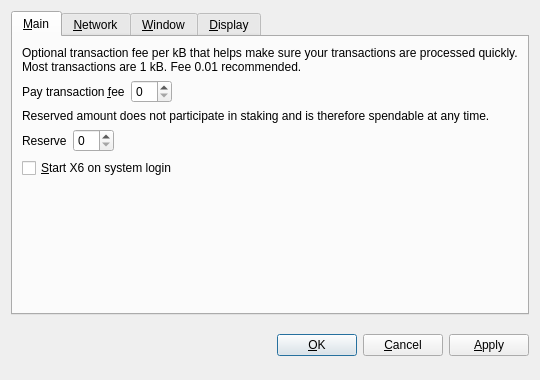
<?xml version="1.0" encoding="UTF-8"?>
<ui version="4.0">
 <class>OptionsDialog</class>
 <widget class="QDialog" name="OptionsDialog">
  <property name="geometry">
   <rect>
    <x>0</x>
    <y>0</y>
    <width>540</width>
    <height>380</height>
   </rect>
  </property>
  <property name="windowTitle">
   <string>Options</string>
  </property>
  <property name="modal">
   <bool>true</bool>
  </property>
  <layout class="QVBoxLayout" name="verticalLayout">
   <item>
    <widget class="QTabWidget" name="tabWidget">
     <property name="tabPosition">
      <enum>QTabWidget::North</enum>
     </property>
     <property name="currentIndex">
      <number>0</number>
     </property>
     <widget class="QWidget" name="tabMain">
      <attribute name="title">
       <string>&amp;Main</string>
      </attribute>
      <layout class="QVBoxLayout" name="verticalLayout_Main">
       <item>
        <widget class="QLabel" name="transactionFeeInfoLabel">
         <property name="text">
          <string>Optional transaction fee per kB that helps make sure your transactions are processed quickly. Most transactions are 1 kB. Fee 0.01 recommended.</string>
         </property>
         <property name="textFormat">
          <enum>Qt::PlainText</enum>
         </property>
         <property name="wordWrap">
          <bool>true</bool>
         </property>
        </widget>
       </item>
       <item>
        <layout class="QHBoxLayout" name="horizontalLayoutFee">
         <item>
          <widget class="QLabel" name="transactionFeeLabel">
           <property name="text">
            <string>Pay transaction &amp;fee</string>
           </property>
           <property name="textFormat">
            <enum>Qt::PlainText</enum>
           </property>
           <property name="buddy">
            <cstring>transactionFee</cstring>
           </property>
          </widget>
         </item>
         <item>
          <widget class="BitcoinAmountField" name="transactionFee"/>
         </item>
         <item>
          <spacer name="horizontalSpacerFee">
           <property name="orientation">
            <enum>Qt::Horizontal</enum>
           </property>
           <property name="sizeHint" stdset="0">
            <size>
             <width>40</width>
             <height>20</height>
            </size>
           </property>
          </spacer>
         </item>
        </layout>
       </item>
       <item>
        <widget class="QLabel" name="reserveBalanceInfoLabel">
         <property name="text">
          <string>Reserved amount does not participate in staking and is therefore spendable at any time.</string>
         </property>
         <property name="textFormat">
          <enum>Qt::PlainText</enum>
         </property>
         <property name="wordWrap">
          <bool>true</bool>
         </property>
        </widget>
       </item>
       <item>
        <layout class="QHBoxLayout" name="horizontalLayoutReserveBalance">
         <item>
          <widget class="QLabel" name="reserveBalanceLabel">
           <property name="text">
            <string>Reserve</string>
           </property>
           <property name="textFormat">
            <enum>Qt::PlainText</enum>
           </property>
           <property name="buddy">
            <cstring>reserveBalance</cstring>
           </property>
          </widget>
         </item>
         <item>
          <widget class="BitcoinAmountField" name="reserveBalance"/>
         </item>
         <item>
          <spacer name="horizontalSpacerReserveBalance">
           <property name="orientation">
            <enum>Qt::Horizontal</enum>
           </property>
           <property name="sizeHint" stdset="0">
            <size>
             <width>40</width>
             <height>20</height>
            </size>
           </property>
          </spacer>
         </item>
        </layout>
       </item>
       <item>
        <widget class="QCheckBox" name="bitcoinAtStartup">
         <property name="toolTip">
          <string>Automatically start X6 after logging in to the system.</string>
         </property>
         <property name="text">
          <string>&amp;Start X6 on system login</string>
         </property>
        </widget>
       </item>
       <item>
        <spacer name="verticalSpacer_Main">
         <property name="orientation">
          <enum>Qt::Vertical</enum>
         </property>
         <property name="sizeHint" stdset="0">
          <size>
           <width>20</width>
           <height>40</height>
          </size>
         </property>
        </spacer>
       </item>
      </layout>
     </widget>
     <widget class="QWidget" name="tabNetwork">
      <attribute name="title">
       <string>&amp;Network</string>
      </attribute>
      <layout class="QVBoxLayout" name="verticalLayout_Network">
       <item>
        <widget class="QCheckBox" name="mapPortUpnp">
         <property name="toolTip">
          <string>Automatically open the X6 client port on the router. This only works when your router supports UPnP and it is enabled.</string>
         </property>
         <property name="text">
          <string>Map port using &amp;UPnP</string>
         </property>
        </widget>
       </item>
       <item>
        <widget class="QCheckBox" name="connectSocks">
         <property name="toolTip">
          <string>Connect to the X6 network through a SOCKS proxy (e.g. when connecting through Tor).</string>
         </property>
         <property name="text">
          <string>&amp;Connect through SOCKS proxy:</string>
         </property>
        </widget>
       </item>
       <item>
        <layout class="QHBoxLayout" name="horizontalLayout_Network">
         <item>
          <widget class="QLabel" name="proxyIpLabel">
           <property name="text">
            <string>Proxy &amp;IP:</string>
           </property>
           <property name="textFormat">
            <enum>Qt::PlainText</enum>
           </property>
           <property name="buddy">
            <cstring>proxyIp</cstring>
           </property>
          </widget>
         </item>
         <item>
          <widget class="QValidatedLineEdit" name="proxyIp">
           <property name="maximumSize">
            <size>
             <width>140</width>
             <height>16777215</height>
            </size>
           </property>
           <property name="toolTip">
            <string>IP address of the proxy (e.g. 127.0.0.1)</string>
           </property>
          </widget>
         </item>
         <item>
          <widget class="QLabel" name="proxyPortLabel">
           <property name="text">
            <string>&amp;Port:</string>
           </property>
           <property name="textFormat">
            <enum>Qt::PlainText</enum>
           </property>
           <property name="buddy">
            <cstring>proxyPort</cstring>
           </property>
          </widget>
         </item>
         <item>
          <widget class="QLineEdit" name="proxyPort">
           <property name="maximumSize">
            <size>
             <width>55</width>
             <height>16777215</height>
            </size>
           </property>
           <property name="toolTip">
            <string>Port of the proxy (e.g. 9050)</string>
           </property>
          </widget>
         </item>
         <item>
          <widget class="QLabel" name="socksVersionLabel">
           <property name="text">
            <string>SOCKS &amp;Version:</string>
           </property>
           <property name="textFormat">
            <enum>Qt::PlainText</enum>
           </property>
           <property name="buddy">
            <cstring>socksVersion</cstring>
           </property>
          </widget>
         </item>
         <item>
          <widget class="QValueComboBox" name="socksVersion">
           <property name="toolTip">
            <string>SOCKS version of the proxy (e.g. 5)</string>
           </property>
          </widget>
         </item>
         <item>
          <spacer name="horizontalSpacer_Network">
           <property name="orientation">
            <enum>Qt::Horizontal</enum>
           </property>
           <property name="sizeHint" stdset="0">
            <size>
             <width>40</width>
             <height>20</height>
            </size>
           </property>
          </spacer>
         </item>
        </layout>
       </item>
       <item>
        <spacer name="verticalSpacer_Network">
         <property name="orientation">
          <enum>Qt::Vertical</enum>
         </property>
         <property name="sizeHint" stdset="0">
          <size>
           <width>20</width>
           <height>40</height>
          </size>
         </property>
        </spacer>
       </item>
      </layout>
     </widget>
     <widget class="QWidget" name="tabWindow">
      <attribute name="title">
       <string>&amp;Window</string>
      </attribute>
      <layout class="QVBoxLayout" name="verticalLayout_Window">
       <item>
        <widget class="QCheckBox" name="minimizeToTray">
         <property name="toolTip">
          <string>Show only a tray icon after minimizing the window.</string>
         </property>
         <property name="text">
          <string>&amp;Minimize to the tray instead of the taskbar</string>
         </property>
        </widget>
       </item>
       <item>
        <widget class="QCheckBox" name="minimizeOnClose">
         <property name="toolTip">
          <string>Minimize instead of exit the application when the window is closed. When this option is enabled, the application will be closed only after selecting Quit in the menu.</string>
         </property>
         <property name="text">
          <string>M&amp;inimize on close</string>
         </property>
        </widget>
       </item>
       <item>
        <spacer name="verticalSpacer_Window">
         <property name="orientation">
          <enum>Qt::Vertical</enum>
         </property>
         <property name="sizeHint" stdset="0">
          <size>
           <width>20</width>
           <height>40</height>
          </size>
         </property>
        </spacer>
       </item>
      </layout>
     </widget>
     <widget class="QWidget" name="tabDisplay">
      <attribute name="title">
       <string>&amp;Display</string>
      </attribute>
      <layout class="QVBoxLayout" name="verticalLayout_Display">
       <item>
        <layout class="QHBoxLayout" name="horizontalLayout_1_Display">
         <item>
          <widget class="QLabel" name="langLabel">
           <property name="text">
            <string>User Interface &amp;language:</string>
           </property>
           <property name="textFormat">
            <enum>Qt::PlainText</enum>
           </property>
           <property name="buddy">
            <cstring>lang</cstring>
           </property>
          </widget>
         </item>
         <item>
          <widget class="QValueComboBox" name="lang">
           <property name="toolTip">
            <string>The user interface language can be set here. This setting will take effect after restarting X6.</string>
           </property>
          </widget>
         </item>
        </layout>
       </item>
       <item>
        <layout class="QHBoxLayout" name="horizontalLayout_2_Display">
         <item>
          <widget class="QLabel" name="unitLabel">
           <property name="text">
            <string>&amp;Unit to show amounts in:</string>
           </property>
           <property name="textFormat">
            <enum>Qt::PlainText</enum>
           </property>
           <property name="buddy">
            <cstring>unit</cstring>
           </property>
          </widget>
         </item>
         <item>
          <widget class="QValueComboBox" name="unit">
           <property name="toolTip">
            <string>Choose the default subdivision unit to show in the interface and when sending coins.</string>
           </property>
          </widget>
         </item>
        </layout>
       </item>
       <item>
        <widget class="QCheckBox" name="displayAddresses">
         <property name="toolTip">
          <string>Whether to show X6 addresses in the transaction list or not.</string>
         </property>
         <property name="text">
          <string>&amp;Display addresses in transaction list</string>
         </property>
        </widget>
       </item>
       <item>
        <widget class="QCheckBox" name="coinControlFeatures">
         <property name="toolTip">
          <string>Whether to show coin control features or not.</string>
         </property>
         <property name="text">
          <string>Display coin &amp;control features (experts only!)</string>
         </property>
        </widget>
       </item>
       <item>
        <spacer name="verticalSpacer_Display">
         <property name="orientation">
          <enum>Qt::Vertical</enum>
         </property>
         <property name="sizeHint" stdset="0">
          <size>
           <width>20</width>
           <height>40</height>
          </size>
         </property>
        </spacer>
       </item>
      </layout>
     </widget>
    </widget>
   </item>
   <item>
    <layout class="QHBoxLayout" name="horizontalLayout_Buttons">
     <item>
      <spacer name="horizontalSpacer_1">
       <property name="orientation">
        <enum>Qt::Horizontal</enum>
       </property>
       <property name="sizeHint" stdset="0">
        <size>
         <width>40</width>
         <height>48</height>
        </size>
       </property>
      </spacer>
     </item>
     <item>
      <widget class="QLabel" name="statusLabel">
       <property name="font">
        <font>
         <weight>75</weight>
         <bold>true</bold>
        </font>
       </property>
       <property name="text">
        <string/>
       </property>
       <property name="textFormat">
        <enum>Qt::PlainText</enum>
       </property>
       <property name="wordWrap">
        <bool>true</bool>
       </property>
      </widget>
     </item>
     <item>
      <spacer name="horizontalSpacer_2">
       <property name="orientation">
        <enum>Qt::Horizontal</enum>
       </property>
       <property name="sizeHint" stdset="0">
        <size>
         <width>40</width>
         <height>48</height>
        </size>
       </property>
      </spacer>
     </item>
     <item>
      <widget class="QPushButton" name="okButton">
       <property name="text">
        <string>&amp;OK</string>
       </property>
      </widget>
     </item>
     <item>
      <widget class="QPushButton" name="cancelButton">
       <property name="text">
        <string>&amp;Cancel</string>
       </property>
       <property name="autoDefault">
        <bool>false</bool>
       </property>
      </widget>
     </item>
     <item>
      <widget class="QPushButton" name="applyButton">
       <property name="text">
        <string>&amp;Apply</string>
       </property>
       <property name="autoDefault">
        <bool>false</bool>
       </property>
      </widget>
     </item>
    </layout>
   </item>
  </layout>
 </widget>
 <customwidgets>
  <customwidget>
   <class>BitcoinAmountField</class>
   <extends>QSpinBox</extends>
   <header>bitcoinamountfield.h</header>
  </customwidget>
  <customwidget>
   <class>QValueComboBox</class>
   <extends>QComboBox</extends>
   <header>qvaluecombobox.h</header>
  </customwidget>
  <customwidget>
   <class>QValidatedLineEdit</class>
   <extends>QLineEdit</extends>
   <header>qvalidatedlineedit.h</header>
  </customwidget>
 </customwidgets>
 <resources/>
 <connections/>
</ui>
